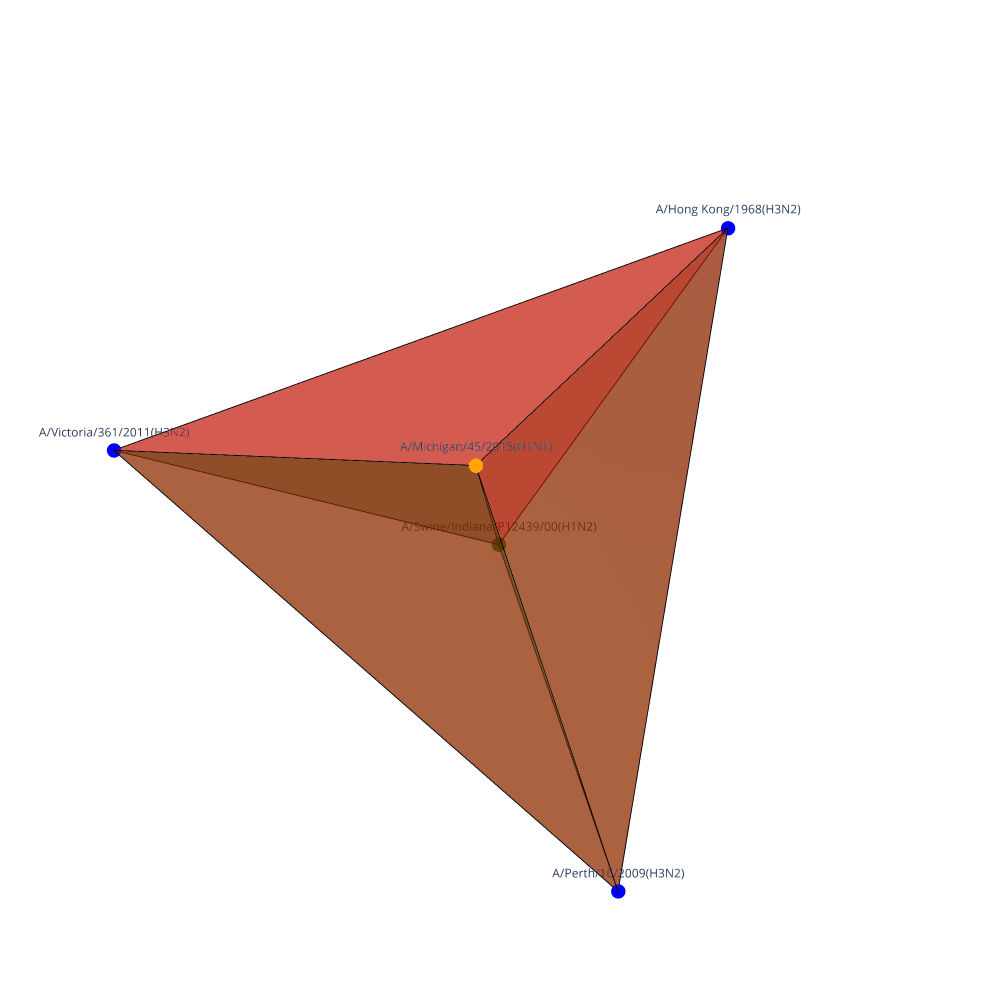

This figure's notebook cell:
### Code cell
# Visualizar el complejo simplicial 3D
print("Visualizing 3D simplicial complex at filtration time 150")
visualize_simplicial_complex(simplex_tree, 150, vertex_names=labels)

### Figure 1 — Plotly figure (JSON) as saved in the notebook; plotly's stock layout.template omitted (floating-point values rounded to 4 significant figures)
{"data": [{"hoverinfo": "text", "marker": {"color": ["blue", "orange", "green", "blue", "blue"], "size": 5}, "mode": "markers+text", "text": ["A/Hong Kong/1968(H3N2) ", "A/Michigan/45/2015(H1N1)", "A/Swine/Indiana/P12439/00(H1N2)", "A/Perth/16/2009(H3N2)", "A/Victoria/361/2011(H3N2)"], "textposition": "top center", "type": "scatter3d", "x": [-1, 0.6614, -0.6744, 0.265, 0.7481], "y": [0.121, 0.6424, -0.6253, 0.8422, -0.9802], "z": [0.7267, 0.8122, -0.8148, -0.8737, 0.1496]}, {"hoverinfo": "none", "line": {"color": ["black", "black", "black", "black", "black", "black", "black", "black", "black", "black", "black", "black", "black", "black", "black", "black", "black", "black", "black", "black", "black", "black", "black", "black", "black", "black", "black", "black", "black", "black"], "width": 2}, "mode": "lines", "type": "scatter3d", "x": [-1, 0.6614, null, -1, 0.265, null, -1, 0.7481, null, -1, -0.6744, null, 0.6614, 0.265, null, 0.6614, 0.7481, null, 0.6614, -0.6744, null, -0.6744, 0.7481, null, -0.6744, 0.265, null, 0.265, 0.7481, null], "y": [0.121, 0.6424, null, 0.121, 0.8422, null, 0.121, -0.9802, null, 0.121, -0.6253, null, 0.6424, 0.8422, null, 0.6424, -0.9802, null, 0.6424, -0.6253, null, -0.6253, -0.9802, null, -0.6253, 0.8422, null, 0.8422, -0.9802, null], "z": [0.7267, 0.8122, null, 0.7267, -0.8737, null, 0.7267, 0.1496, null, 0.7267, -0.8148, null, 0.8122, -0.8737, null, 0.8122, 0.1496, null, 0.8122, -0.8148, null, -0.8148, 0.1496, null, -0.8148, -0.8737, null, -0.8737, 0.1496, null]}, {"color": "red", "opacity": 0.3, "type": "mesh3d", "x": [-1, 0.6614, 0.265], "y": [0.121, 0.6424, 0.8422], "z": [0.7267, 0.8122, -0.8737]}, {"color": "red", "opacity": 0.3, "type": "mesh3d", "x": [-0.6744, 0.265, 0.7481], "y": [-0.6253, 0.8422, -0.9802], "z": [-0.8148, -0.8737, 0.1496]}, {"color": "red", "opacity": 0.3, "type": "mesh3d", "x": [-1, 0.265, 0.7481], "y": [0.121, 0.8422, -0.9802], "z": [0.7267, -0.8737, 0.1496]}, {"color": "red", "opacity": 0.3, "type": "mesh3d", "x": [-1, 0.6614, 0.7481], "y": [0.121, 0.6424, -0.9802], "z": [0.7267, 0.8122, 0.1496]}, {"color": "red", "opacity": 0.3, "type": "mesh3d", "x": [0.6614, 0.265, 0.7481], "y": [0.6424, 0.8422, -0.9802], "z": [0.8122, -0.8737, 0.1496]}, {"color": "red", "opacity": 0.3, "type": "mesh3d", "x": [-1, -0.6744, 0.265], "y": [0.121, -0.6253, 0.8422], "z": [0.7267, -0.8148, -0.8737]}, {"color": "red", "opacity": 0.3, "type": "mesh3d", "x": [-1, -0.6744, 0.7481], "y": [0.121, -0.6253, -0.9802], "z": [0.7267, -0.8148, 0.1496]}, {"color": "red", "opacity": 0.3, "type": "mesh3d", "x": [-1, 0.6614, -0.6744], "y": [0.121, 0.6424, -0.6253], "z": [0.7267, 0.8122, -0.8148]}, {"color": "red", "opacity": 0.3, "type": "mesh3d", "x": [0.6614, -0.6744, 0.265], "y": [0.6424, -0.6253, 0.8422], "z": [0.8122, -0.8148, -0.8737]}, {"color": "red", "opacity": 0.3, "type": "mesh3d", "x": [0.6614, -0.6744, 0.7481], "y": [0.6424, -0.6253, -0.9802], "z": [0.8122, -0.8148, 0.1496]}, {"color": "green", "opacity": 0.1, "type": "mesh3d", "x": [-1, 0.6614, 0.265, 0.7481], "y": [0.121, 0.6424, 0.8422, -0.9802], "z": [0.7267, 0.8122, -0.8737, 0.1496]}, {"color": "green", "opacity": 0.1, "type": "mesh3d", "x": [-1, -0.6744, 0.265, 0.7481], "y": [0.121, -0.6253, 0.8422, -0.9802], "z": [0.7267, -0.8148, -0.8737, 0.1496]}, {"color": "green", "opacity": 0.1, "type": "mesh3d", "x": [-1, 0.6614, -0.6744, 0.265], "y": [0.121, 0.6424, -0.6253, 0.8422], "z": [0.7267, 0.8122, -0.8148, -0.8737]}, {"color": "green", "opacity": 0.1, "type": "mesh3d", "x": [-1, 0.6614, -0.6744, 0.7481], "y": [0.121, 0.6424, -0.6253, -0.9802], "z": [0.7267, 0.8122, -0.8148, 0.1496]}, {"color": "green", "opacity": 0.1, "type": "mesh3d", "x": [0.6614, -0.6744, 0.265, 0.7481], "y": [0.6424, -0.6253, 0.8422, -0.9802], "z": [0.8122, -0.8148, -0.8737, 0.1496]}], "layout": {"height": 1000, "margin": {"b": 0, "l": 0, "r": 0, "t": 0}, "scene": {"aspectmode": "auto", "aspectratio": {"x": 0.9982, "y": 1.041, "z": 0.9627}, "xaxis": {"type": "linear", "visible": false}, "yaxis": {"type": "linear", "visible": false}, "zaxis": {"type": "linear", "visible": false}}, "showlegend": false, "width": 1000}}
